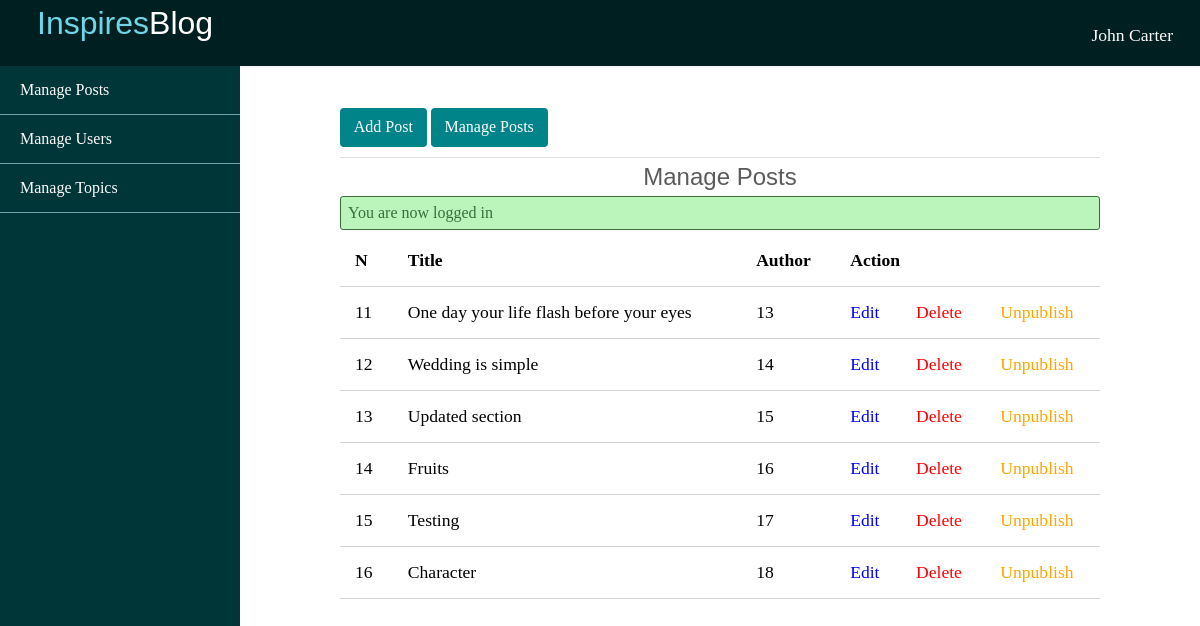
/blogs/admin/posts/index.php (signed in), run on the app's committed database.
### tables this page shows
CREATE TABLE IF NOT EXISTS `posts` (
  `id` int(11) NOT NULL AUTO_INCREMENT,
  `user_id` int(11) NOT NULL,
  `topic_id` int(11) DEFAULT NULL,
  `title` varchar(255) NOT NULL,
  `image` varchar(255) NOT NULL,
  `body` text NOT NULL,
  `published` tinyint(4) NOT NULL,
  `created_at` datetime NOT NULL DEFAULT CURRENT_TIMESTAMP,
  PRIMARY KEY (`id`),
  KEY `topic_id` (`topic_id`)
);

### blogs/app/database/db.php (called while the page is built, shortened)
<?php
require('connect.php');
function selectAll($table,$conditions=[])
{
global $conn;
$sql="SELECT *FROM $table";
  if(empty($conditions)){
                $stmt=$conn->prepare($sql);
                $stmt->execute();
                $records=$stmt->get_result()->fetch_all(MYSQLI_ASSOC);
                return $records;
 }
 }

### blogs/app/controllers/posts.php (called while the page is built, shortened)
<?php
include(ROOT_PATH . "/app/database/db.php");
$table ='posts';
$posts=selectAll($table);

### blogs/admin/posts/index.php (the view, shortened to what this page needs)
<?php include(ROOT_PATH . "/app/controllers/posts.php");
?>
<!DOCTYPE html>
<html lang="en">
<head>
  <link rel="stylesheet" href="../../css/style.css">
  <link rel="stylesheet" href="../../css/admin.css">
</head>
<body>
 <?php include(ROOT_PATH . "/app/includes/adminHeader.php"); ?>
  <div class="admin-wrapper clearfix">
     <?php include(ROOT_PATH . "/app/includes/adminSidebar.php"); ?>
     <div class="admin-content clearfix">
      <div class="button-group">
        <a href="create.php" class="btn btn-sm">Add Post</a>
        <a href="index.php" class="btn btn-sm">Manage Posts</a>
      </div>
      <div class="">
        <h2 style="text-align: center;">Manage Posts</h2>
        <?php include(ROOT_PATH . "/app/includes/messages.php");?>
        <table>
          <thead>
            <th>N</th>
            <th>Title</th>
            <th>Author</th>
            <th colspan="3">Action</th>
          </thead>
          <tbody>
           <?php foreach ($posts as $key => $post): ?>
             <tr class="rec">
              <td>1<?php echo $key+1; ?></td>
              <td><?php echo $post['title']; ?></td>
              <td><?php echo $post['id']; ?></td>
              <td><a href="edit.php?id= <?php echo $post['id']; ?>" class="edit">Edit</a></td>
              <td><a href="edit.php?delete_id= <?php echo $post['id']; ?>" class="delete">Delete</a></td>
              <?php if($post['published']): ?>
                 <td><a href="edit.php?published=0&p_id=<?php echo $post['id']; ?>" class="unpublish">Unpublish</a></td>
                <?php else: ?>
                 <td><a href="edit.php?published=1&p_id=<?php echo $post['id']; ?>" class="publish">Publish</a></td>
              <?php endif; ?>
            </tr>
           <?php endforeach; ?>
          </tbody>
        </table>
      </div>
    </div>
  </div>
</body>
</html>

### blogs/css/style.css (style rules this page uses)
html, body { padding: 0px; margin: 0px; font-family: serif; height: 100%; background: #f6f6f6; }
a { text-decoration: none; color: inherit; }
.logo-text, h1, h2, h3, h4, h5, h6 { font-family: sans-serif; margin: 5px; color: #5c5b5b; font-weight: normal; }
.clearfix::after { content: ''; display: block; clear: both; }
.btn { display: inline-block; font-weight: 400; text-align: center; width: 100%; white-space: nowrap; border: 1px solid transparent; padding: .7rem 1rem; font-size: 1rem; line-height: 1.5; border-radius: .25rem; background: #008489; color: #fff; }
.btn-sm { padding: .5rem .8rem; line-height: 1.3; border-radius: .25rem; }
.delete { color: red; }
.edit { color: blue; }
.unpublish { color: orange; }
.admin-wrapper { height: calc(100% - 65px); box-sizing: border-box; }
.admin-wrapper .admin-content { width: 80%; height: 100%; float: left; box-sizing: border-box; padding: 40px 100px 100px; overflow-y: scroll; background: #fff; }
.admin-wrapper .admin-content .button-group { padding-bottom: 10px; border-bottom: 1px solid #e0e0e0; }
.admin-wrapper .admin-content .button-group .btn { width: unset; }
.admin-wrapper .admin-content a { text-decoration: unset; }
table { width: 100%; border-collapse: collapse; font-size: 1.1em; }
th, td { padding: 15px; text-align: left; border-bottom: 1px solid #d3d3d3; }

### blogs/css/admin.css (style rules this page uses)
.admin-wrapper { height: calc(100% - 65px); box-sizing: border-box; }
.admin-wrapper .admin-content { width: 80%; height: 100%; float: left; box-sizing: border-box; padding: 40px 100px 100px; overflow-y: scroll; background: #fff; }
.admin-wrapper .admin-content .button-group { padding-bottom: 10px; border-bottom: 1px solid #e0e0e0; }
.admin-wrapper .admin-content .button-group .btn { width: unset; }
.admin-wrapper .admin-content a { text-decoration: unset; }
table { width: 100%; border-collapse: collapse; font-size: 1.1em; }
th, td { padding: 15px; text-align: left; border-bottom: 1px solid #d3d3d3; }

### data on the page
posts: title "One day your life flash before your eyes", id "13"
posts: title "Wedding is simple", id "14"
posts: title "Updated section", id "15"
posts: title "Fruits", id "16"
posts: title "Testing", id "17"
posts: title "Character", id "18"

### other printed values
$_SESSION['username'] "John Carter"
$_SESSION['message'] "You are now logged in"
